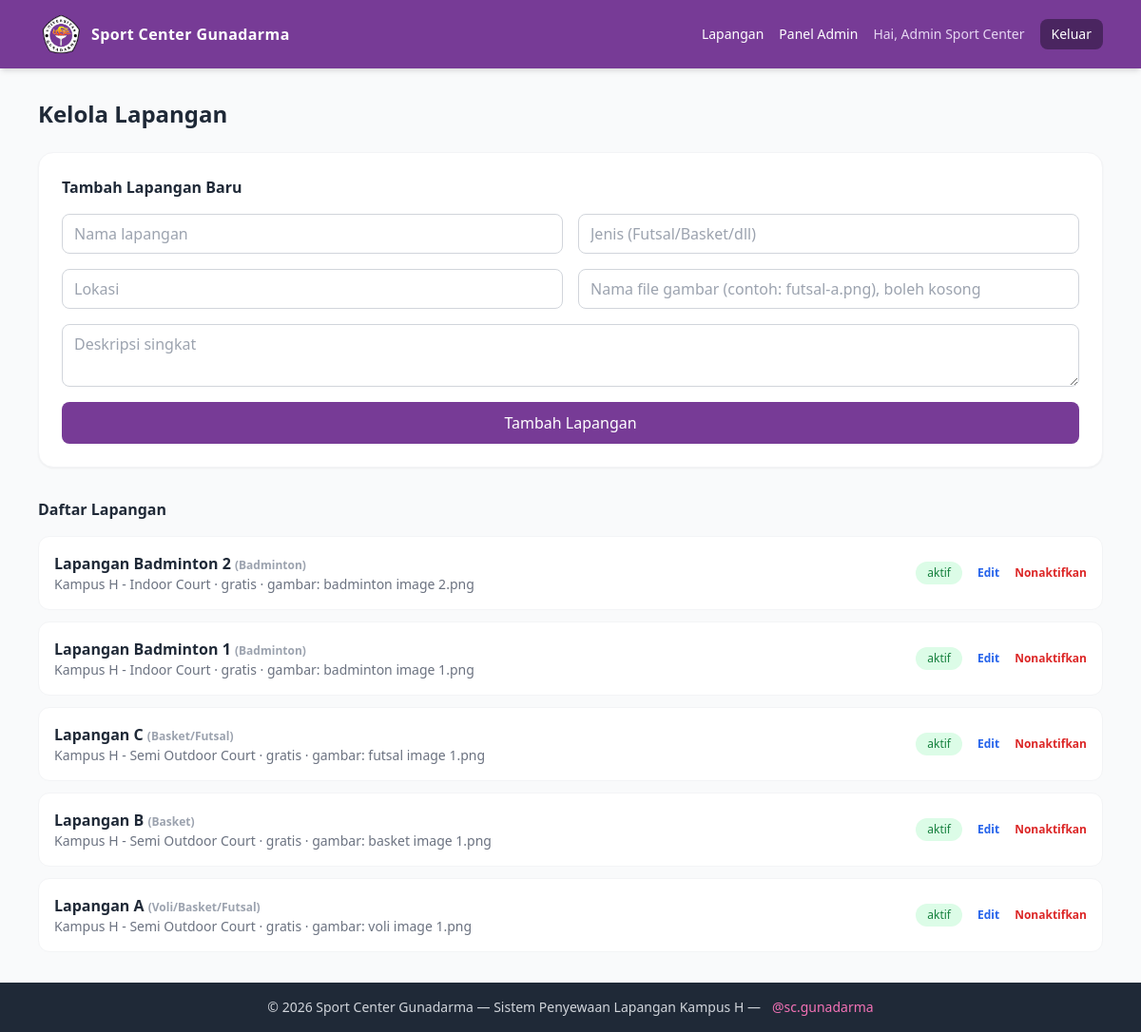
Page /admin/kelola_lapangan.php (signed in) on the committed database.
### tables this page shows
CREATE TABLE IF NOT EXISTS lapangan (
  id INT AUTO_INCREMENT PRIMARY KEY,
  nama VARCHAR(100) NOT NULL,
  jenis VARCHAR(50) NOT NULL,
  lokasi VARCHAR(100) NOT NULL,
  deskripsi TEXT,
  gambar VARCHAR(255) DEFAULT NULL,
  status ENUM('aktif','nonaktif') DEFAULT 'aktif',
  created_at TIMESTAMP DEFAULT CURRENT_TIMESTAMP
);

### includes/auth.php (called while the page is built, shortened)
<?php
function isLoggedIn()
{
    return isset($_SESSION['user_id']);
}
function isAdmin()
{
    return isLoggedIn() && $_SESSION['role'] === 'admin';
}

### admin/kelola_lapangan.php (the view, shortened to what this page needs)
<?php
require_once '../includes/auth.php';
$db = (new Database())->getConnection();
$editData = null;
$lapangan = $db->query("SELECT * FROM lapangan ORDER BY id DESC")->fetchAll(PDO::FETCH_ASSOC);
require_once '../includes/header.php';
?>
<div class="max-w-6xl mx-auto px-4 py-8">
  <h1 class="text-2xl font-bold text-gray-800 mb-6">Kelola Lapangan</h1>
  <div class="bg-white rounded-2xl shadow-sm border border-gray-100 p-6 mb-8">
    <h2 class="font-bold text-gray-800 mb-4"><?= $editData ? 'Edit Data Lapangan' : 'Tambah Lapangan Baru' ?></h2>
    <form method="POST" action="kelola_lapangan.php" class="grid grid-cols-1 md:grid-cols-2 gap-4">
      <input type="text" name="nama" placeholder="Nama lapangan" required class="border border-gray-300 rounded-lg px-3 py-2" value="<?= $editData ? htmlspecialchars($editData['nama']) : '' ?>">
      <input type="text" name="jenis" placeholder="Jenis (Futsal/Basket/dll)" required class="border border-gray-300 rounded-lg px-3 py-2" value="<?= $editData ? htmlspecialchars($editData['jenis']) : '' ?>">
      <input type="text" name="lokasi" placeholder="Lokasi" required class="border border-gray-300 rounded-lg px-3 py-2" value="<?= $editData ? htmlspecialchars($editData['lokasi']) : '' ?>">
      <input type="text" name="gambar" placeholder="Nama file gambar (contoh: futsal-a.png), boleh kosong" class="border border-gray-300 rounded-lg px-3 py-2" value="<?= $editData ? htmlspecialchars($editData['gambar'] ?? '') : '' ?>">
      <textarea name="deskripsi" placeholder="Deskripsi singkat" class="border border-gray-300 rounded-lg px-3 py-2 md:col-span-2"><?= $editData ? htmlspecialchars($editData['deskripsi']) : '' ?></textarea>
      <div class="md:col-span-2 flex gap-3">
          <button type="submit" name="<?= $editData ? 'update' : 'tambah' ?>" class="bg-primary-700 text-white px-5 py-2.5 rounded-lg font-medium hover:bg-primary-800 flex-1">
              <?= $editData ? 'Simpan Perubahan' : 'Tambah Lapangan' ?>
          </button>
      </div>
    </form>
  </div>
  <h2 class="font-bold text-gray-800 mb-4">Daftar Lapangan</h2>
  <div class="space-y-3">
    <?php foreach ($lapangan as $l): ?>
      <div class="bg-white rounded-xl border border-gray-100 p-4 flex flex-wrap justify-between items-center gap-3">
        <div>
          <p class="font-bold text-gray-800"><?= htmlspecialchars($l['nama']) ?> <span class="text-xs text-gray-400">(<?= htmlspecialchars($l['jenis']) ?>)</span></p>
          <p class="text-sm text-gray-500"><?= htmlspecialchars($l['lokasi']) ?> &middot; gratis <?= $l['gambar'] ? '&middot; gambar: ' . htmlspecialchars($l['gambar']) : '&middot; belum ada gambar' ?></p>
        </div>
        <div class="flex items-center gap-4">
          <span class="text-xs px-3 py-1 rounded-full <?= $l['status'] === 'aktif' ? 'bg-green-100 text-green-700' : 'bg-gray-100 text-gray-500' ?>"><?= $l['status'] ?></span>
          <a href="?edit=<?= $l['id'] ?>" class="text-xs font-semibold text-blue-600 hover:underline">Edit</a>
          <?php if ($l['status'] === 'aktif'): ?>
            <a href="?nonaktifkan=<?= $l['id'] ?>" onclick="return confirm('Nonaktifkan lapangan ini?')" class="text-xs font-semibold text-red-600 hover:underline">Nonaktifkan</a>
          <?php else: ?>
            <a href="?aktifkan=<?= $l['id'] ?>" class="text-xs font-semibold text-green-600 hover:underline">Aktifkan</a>
          <?php endif; ?>
        </div>
      </div>
    <?php endforeach; ?>
  </div>
</div>
<?php require_once '../includes/footer.php'; ?>

### includes/header.php (shortened to what this page needs)
<!DOCTYPE html>
<html lang="id">
<head>
<script src="https://cdn.tailwindcss.com"></script>
</head>
<body class="bg-gray-50 min-h-screen flex flex-col">
<nav class="bg-primary-700 text-white shadow-md sticky top-0 z-20">
  <div class="max-w-6xl mx-auto px-4 py-3 flex flex-wrap justify-between items-center gap-3">
    <a href="<?= $root ?>index.php" class="flex items-center gap-2 font-bold tracking-wide">
      <img src="<?= $root ?>assets/img/logo_gundar.png" alt="Logo Gunadarma" class="w-12 h-12 object-contain">
      <span>Sport Center Gunadarma</span>
    </a>
    <div class="flex items-center gap-4 text-sm flex-wrap">
      <a href="<?= $root ?>index.php" class="hover:text-primary-100">Lapangan</a>
      <?php if (isLoggedIn()): ?>
        <?php if (isAdmin()): ?>
          <a href="<?= $root ?>admin/dashboard.php" class="hover:text-primary-100">Panel Admin</a>
        <?php endif; ?>
        <span class="text-primary-100">Hai, <?= htmlspecialchars($_SESSION['nama']) ?></span>
        <a href="<?= $root ?>logout.php" class="bg-primary-900 px-3 py-1.5 rounded-lg hover:bg-primary-800">Keluar</a>
      <?php else: ?>
        <a href="<?= $root ?>login.php" class="hover:text-primary-100">Masuk</a>
        <a href="<?= $root ?>register.php" class="bg-white text-primary-700 px-3 py-1.5 rounded-lg font-medium hover:bg-primary-100">Daftar</a>
      <?php endif; ?>
    </div>
  </div>
</nav>
<main class="flex-1">

### includes/footer.php (shortened to what this page needs)
</main>
<footer class="bg-gray-800 text-gray-300 py-4 text-sm">
  <div class="max-w-6xl mx-auto flex justify-center items-center gap-2">
    <span>&copy; <?= date('Y') ?> Sport Center Gunadarma &mdash; Sistem Penyewaan Lapangan Kampus H &mdash;</span>
    <a href="https://www.instagram.com/sc.gunadarma/?hl=en"
       target="_blank"
       rel="noopener noreferrer"
       class="flex items-center gap-1 text-pink-400 hover:text-pink-300 transition">
      <span>@sc.gunadarma</span>
    </a>
  </div>
</footer>
</body>
</html>

### rows in the picture
lapangan: nama "Lapangan Badminton 2", jenis "Badminton", lokasi "Kampus H - Indoor Court", gambar "badminton image 2.png", status "aktif"
lapangan: nama "Lapangan Badminton 1", jenis "Badminton", lokasi "Kampus H - Indoor Court", gambar "badminton image 1.png", status "aktif"
lapangan: nama "Lapangan C", jenis "Basket/Futsal", lokasi "Kampus H - Semi Outdoor Court", gambar "futsal image 1.png", status "aktif"
lapangan: nama "Lapangan B", jenis "Basket", lokasi "Kampus H - Semi Outdoor Court", gambar "basket image 1.png", status "aktif"
lapangan: nama "Lapangan A", jenis "Voli/Basket/Futsal", lokasi "Kampus H - Semi Outdoor Court", gambar "voli image 1.png", status "aktif"

### other values in the picture
$_SESSION['nama'] "Admin Sport Center"
